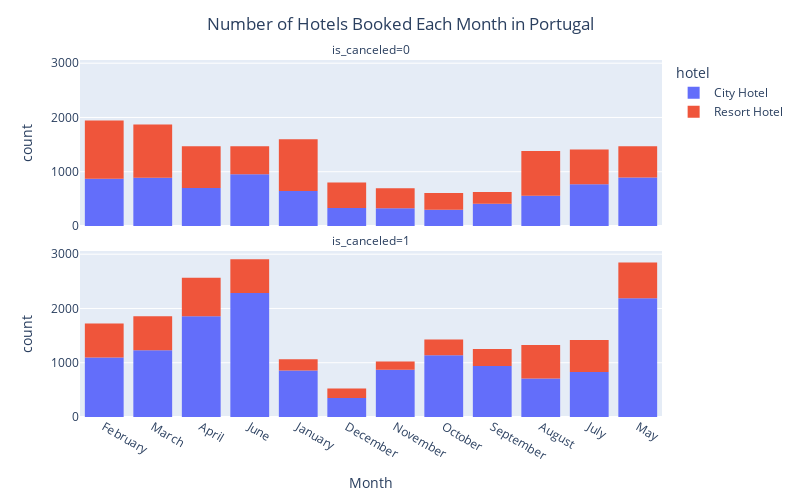

Write notebook code for a chart like this one.
### Code cell
fig = px.histogram(DF_mini_analysis_masked,
                  x='arrival_date_month',
                  color='hotel',
                  facet_col='is_canceled',
                  facet_col_wrap=1)

fig.update_layout(title='Number of Hotels Booked Each Month in Portugal',
                  title_x=0.5,
                  xaxis_title="Month",
                  autosize=False,
                  width=800,
                  height=500)
fig.show()

print(DF_mini_analysis_masked.groupby(by=['is_canceled', 'hotel']).count())

### Figure 1 — Plotly figure (JSON) as saved in the notebook; plotly's stock layout.template omitted (floating-point values rounded to 4 significant figures; data arrays with more than 128 entries replaced by an {"elided": "..."} marker saying what was removed)
{"data": [{"alignmentgroup": "True", "bingroup": "x", "hovertemplate": "hotel=City Hotel<br>is_canceled=0<br>arrival_date_month=%{x}<br>count=%{y}<extra></extra>", "legendgroup": "City Hotel", "marker": {"color": "#636efa", "pattern": {"shape": ""}}, "name": "City Hotel", "offsetgroup": "City Hotel", "orientation": "v", "showlegend": true, "type": "histogram", "x": {"elided": "7647 str values"}, "xaxis": "x2", "yaxis": "y2"}, {"alignmentgroup": "True", "bingroup": "x", "hovertemplate": "hotel=City Hotel<br>is_canceled=1<br>arrival_date_month=%{x}<br>count=%{y}<extra></extra>", "legendgroup": "City Hotel", "marker": {"color": "#636efa", "pattern": {"shape": ""}}, "name": "City Hotel", "offsetgroup": "City Hotel", "orientation": "v", "showlegend": false, "type": "histogram", "x": {"elided": "14347 str values"}, "xaxis": "x", "yaxis": "y"}, {"alignmentgroup": "True", "bingroup": "x", "hovertemplate": "hotel=Resort Hotel<br>is_canceled=0<br>arrival_date_month=%{x}<br>count=%{y}<extra></extra>", "legendgroup": "Resort Hotel", "marker": {"color": "#EF553B", "pattern": {"shape": ""}}, "name": "Resort Hotel", "offsetgroup": "Resort Hotel", "orientation": "v", "showlegend": true, "type": "histogram", "x": {"elided": "7699 str values"}, "xaxis": "x2", "yaxis": "y2"}, {"alignmentgroup": "True", "bingroup": "x", "hovertemplate": "hotel=Resort Hotel<br>is_canceled=1<br>arrival_date_month=%{x}<br>count=%{y}<extra></extra>", "legendgroup": "Resort Hotel", "marker": {"color": "#EF553B", "pattern": {"shape": ""}}, "name": "Resort Hotel", "offsetgroup": "Resort Hotel", "orientation": "v", "showlegend": false, "type": "histogram", "x": {"elided": "5590 str values"}, "xaxis": "x", "yaxis": "y"}], "layout": {"annotations": [{"font": {}, "showarrow": false, "text": "is_canceled=1", "x": 0.5, "xanchor": "center", "xref": "paper", "y": 0.465, "yanchor": "bottom", "yref": "paper"}, {"font": {}, "showarrow": false, "text": "is_canceled=0", "x": 0.5, "xanchor": "center", "xref": "paper", "y": 1.0, "yanchor": "bottom", "yref": "paper"}], "autosize": false, "barmode": "relative", "height": 500, "legend": {"title": {"text": "hotel"}, "tracegroupgap": 0}, "margin": {"t": 60}, "title": {"text": "Number of Hotels Booked Each Month in Portugal", "x": 0.5}, "width": 800, "xaxis": {"anchor": "y", "autorange": true, "domain": [0, 1], "range": [-0.5, 11.5], "title": {"text": "Month"}, "type": "category"}, "xaxis2": {"anchor": "y2", "autorange": true, "domain": [0, 1], "matches": "x", "range": [-0.5, 11.5], "showticklabels": false, "type": "category"}, "yaxis": {"anchor": "x", "autorange": true, "domain": [0, 0.465], "range": [0, 3059.0], "title": {"text": "count"}}, "yaxis2": {"anchor": "x2", "autorange": true, "domain": [0.535, 1.0], "matches": "y", "range": [0, 3059.0], "title": {"text": "count"}}}}
